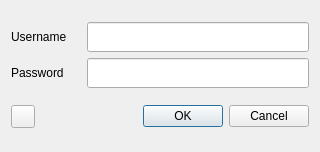
<?xml version="1.0" encoding="UTF-8"?>
<ui version="4.0">
    <class>frmLogin</class>
    <widget class="QDialog" name="frmLogin">
        <property name="geometry">
            <rect>
                <x>0</x>
                <y>0</y>
                <width>320</width>
                <height>152</height>
            </rect>
        </property>
        <property name="maximumSize">
            <size>
                <width>320</width>
                <height>152</height>
            </size>
        </property>
        <property name="windowTitle">
            <string>STDM Login</string>
        </property>
        <layout class="QGridLayout" name="gridLayout_2">
            <item row="3" column="1">
                <widget class="QDialogButtonBox" name="btnBox">
                    <property name="standardButtons">
                        <set>QDialogButtonBox::Cancel|QDialogButtonBox::Ok</set>
                    </property>
                </widget>
            </item>
            <item row="3" column="0">
                <widget class="QToolButton" name="btn_db_settings">
                    <property name="toolTip">
                        <string>Edit database server settings</string>
                    </property>
                    <property name="statusTip">
                        <string>Edit database server settings</string>
                    </property>
                    <property name="whatsThis">
                        <string>Edit database server settings</string>
                    </property>
                    <property name="text">
                        <string/>
                    </property>
                    <property name="iconSize">
                        <size>
                            <width>16</width>
                            <height>16</height>
                        </size>
                    </property>
                    <property name="checkable">
                        <bool>false</bool>
                    </property>
                    <property name="autoRaise">
                        <bool>false</bool>
                    </property>
                </widget>
            </item>
            <item row="1" column="0" colspan="2">
                <layout class="QGridLayout" name="gridLayout">
                    <item row="0" column="1">
                        <widget class="QLineEdit" name="txtUserName">
                            <property name="minimumSize">
                                <size>
                                    <width>0</width>
                                    <height>30</height>
                                </size>
                            </property>
                        </widget>
                    </item>
                    <item row="0" column="0">
                        <widget class="QLabel" name="label">
                            <property name="minimumSize">
                                <size>
                                    <width>70</width>
                                    <height>0</height>
                                </size>
                            </property>
                            <property name="text">
                                <string>Username</string>
                            </property>
                        </widget>
                    </item>
                    <item row="1" column="0">
                        <widget class="QLabel" name="label_2">
                            <property name="text">
                                <string>Password</string>
                            </property>
                        </widget>
                    </item>
                    <item row="1" column="1">
                        <widget class="QLineEdit" name="txtPassword">
                            <property name="minimumSize">
                                <size>
                                    <width>0</width>
                                    <height>30</height>
                                </size>
                            </property>
                            <property name="echoMode">
                                <enum>QLineEdit::Password</enum>
                            </property>
                        </widget>
                    </item>
                </layout>
            </item>
            <item row="0" column="0" colspan="2">
                <layout class="QVBoxLayout" name="vlNotification"/>
            </item>
        </layout>
    </widget>
    <tabstops>
        <tabstop>txtUserName</tabstop>
        <tabstop>txtPassword</tabstop>
        <tabstop>btnBox</tabstop>
    </tabstops>
    <connections>
        <connection>
            <sender>btnBox</sender>
            <signal>rejected()</signal>
            <receiver>frmLogin</receiver>
            <slot>reject()</slot>
            <hints>
                <hint type="sourcelabel">
                    <x>159</x>
                    <y>187</y>
                </hint>
                <hint type="destinationlabel">
                    <x>159</x>
                    <y>103</y>
                </hint>
            </hints>
        </connection>
    </connections>
</ui>
